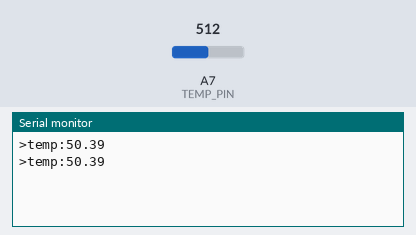
Bench run of a sketch on a simulated Arduino Nano, built with avr-gcc and run on an emulated ATmega328P. Parts: the last lines printed to the serial monitor. The test bench sets the inputs (shaded band); at power-on: A7 (TEMP_PIN) = 512.

Above: at 2.3 s.
2.4 s: A7 (TEMP_PIN) set to 716
At 3.8 s:
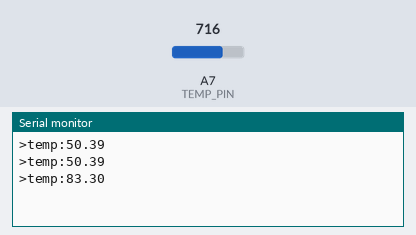
4.5 s: A7 (TEMP_PIN) set to 900
At 5.0 s:
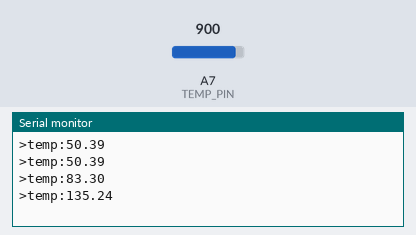
Timing chart, 0 to 7.5 s (numbered marks = the images above; inputs shaded):
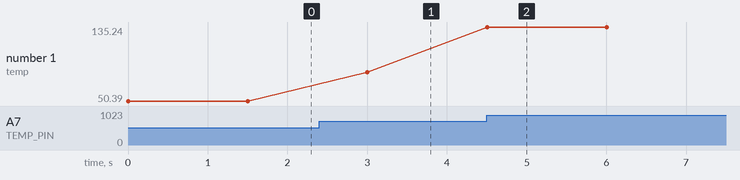

The sketch:

temprature.ino
```cpp
const int TEMP_PIN = A7;
void setup()
{
    Serial.begin(9600);
    pinMode(TEMP_PIN, INPUT);
}

void loop()
{
    float raw = analogRead(TEMP_PIN);
    float F = tempToF(raw);
    Serial.print(">temp:");
    Serial.print(F);
    Serial.print("\r\n");
    delay(1500);
}
const float tempToF(int measurement)
{
    const float R1 = 10000.f;
    const float B = 3950.f;
    const float T0 = 273.15; // 0° Celsius in Kelvin
    const float T25 = 25 + T0; // 25° Celsius in Kelvin
    const float R25 = 5000.f;
    float Rt = R1 * (1023.f / measurement - 1); // Thermistor-Widerstand
    float temperature = 1.f / T25 + 1.f / B  * log(Rt/R25); // Kehrwert der Temperatur
                                                    // in Kelvin
    temperature = 1.0 / temperature - T0; // Celsius
    float far = (temperature * 1.8) + 32;
    return far;
}
```

Measured:
- after the input at 2.4 s, the serial monitor: prints a new line after 0.60 s (image 1)
- after the input at 4.5 s, the serial monitor: prints a new line at once (image 2)
- plotted number 1: 50.39 → 83.3 after the input at 2.4 s, 83.3 → 135.24 after the input at 4.5 s
